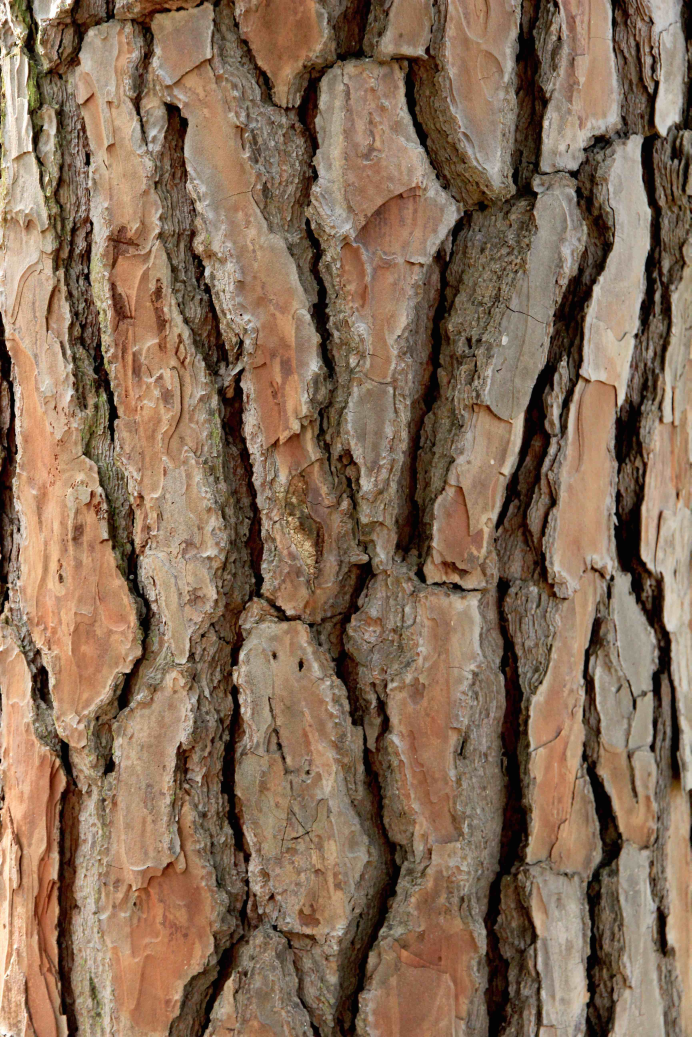
#> input picture barks.jpg, 3456 x 5184 px (shown at 1/5 size)
$ python -i feature_extractor.py   (imports and definitions only)
#> lines starting #> are read from the running program, lines starting #| are printed output that depends on the picture; after the words box and inside, x2 and y2 are one past the last pixel; in counts of white or black regions, pixels touching at a corner belong together
"""Extract 384-dimensional feature vectors from images for embedding matching."""

from pathlib import Path

import numpy as np
from PIL import Image
from scipy import ndimage
from scipy.fftpack import dct


class ImageFeatureExtractor:
    """Extract feature vectors from images matching sentence-transformer dimensions."""

    TARGET_DIM = 384  # Match sentence-transformer embedding size (all-MiniLM-L6-v2)

    def __init__(self, image_path: str | Path):
        """Initialize with an image path.

        Args:
            image_path: Path to the image file
        """
#> called with image_path = '../../barks.jpg'
        self.image_path = Path(image_path)
        self.image = Image.open(self.image_path)
#> self.image is the input picture: PIL image 3456x5184 RGB; mean R, G, B 134.1, 108.6, 86.9

    def extract_features(self, target_dim: int | None = None) -> np.ndarray:
        """Extract feature vector from the whole image.

        Args:
            target_dim: Target dimensionality (default: self.TARGET_DIM)

        Returns:
            Feature vector normalized to [-1, 1] range
        """
        return self._features_from_image(self.image, target_dim)

    # [47 lines left out: functions _transect_windows, extract_transect_features, not called in this run]

    def _features_from_image(
        self, image: Image.Image, target_dim: int | None = None
    ) -> np.ndarray:
        """Extract the feature vector from a PIL image (whole image or crop)."""
        if target_dim is None:
            target_dim = self.TARGET_DIM
        # Convert to RGB and resize large images for consistent, fast extraction
        img = image.convert('RGB')
        max_dim = 512
        if max(img.size) > max_dim:
            img.thumbnail((max_dim, max_dim), Image.Resampling.LANCZOS)
        img_array = np.array(img)

        features = []

        # === COLOR FEATURES (180 features) ===
        # Color histograms for each channel (60 bins × 3 channels)
        for channel in range(3):
            channel_data = img_array[:, :, channel]
            hist, _ = np.histogram(channel_data, bins=60, range=(0, 256))
            hist_normalized = hist / (hist.sum() + 1e-10)
            features.extend(hist_normalized)
#> after the loop, features = 180 values, max 0.0495 at index 120, min 6.87e-05 at index 177, mean 0.0167

        # === TEXTURE FEATURES (150 features) ===
        gray = np.array(img.convert('L')).astype(np.float64)

        # Gradient features at multiple scales
        for sigma in [1, 2, 4]:
            smoothed = ndimage.gaussian_filter(gray, sigma=sigma)
            grad_x = ndimage.sobel(smoothed, axis=0)
            grad_y = ndimage.sobel(smoothed, axis=1)
            gradient_magnitude = np.hypot(grad_x, grad_y)

            # Histogram of gradient magnitudes (10 bins per scale)
            hist, _ = np.histogram(gradient_magnitude, bins=10)
            hist_normalized = hist / (hist.sum() + 1e-10)
            features.extend(hist_normalized)

            # Gradient direction histogram (10 bins per scale)
            grad_direction = np.arctan2(grad_y, grad_x)
            hist, _ = np.histogram(grad_direction, bins=10, range=(-np.pi, np.pi))
            hist_normalized = hist / (hist.sum() + 1e-10)
            features.extend(hist_normalized)
#> this loop made 3 passes
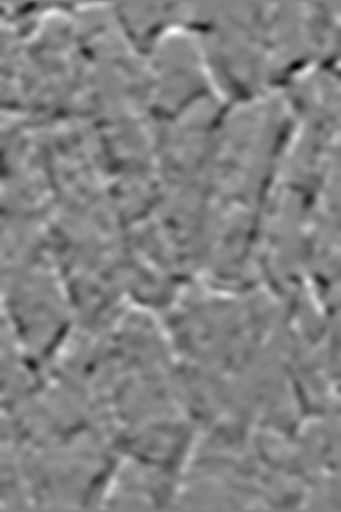
#> grad_x: shape (512, 341) float64; min -85.84, max 80.78, mean 0.2; drawn with min black and max white
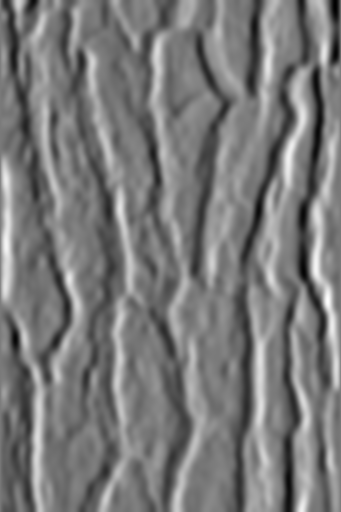
#> grad_y: shape (512, 341) float64; min -124.5, max 135.3, mean -0.3; drawn with min black and max white
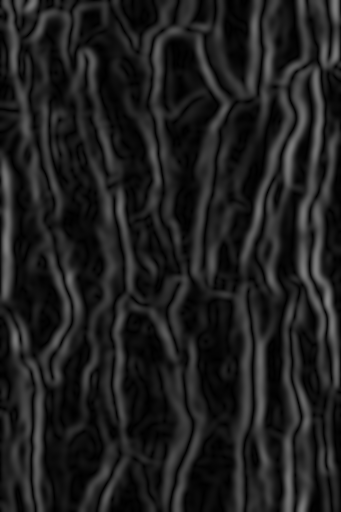
#> gradient_magnitude: shape (512, 341) float64; min 0.0196, max 135.3, mean 31
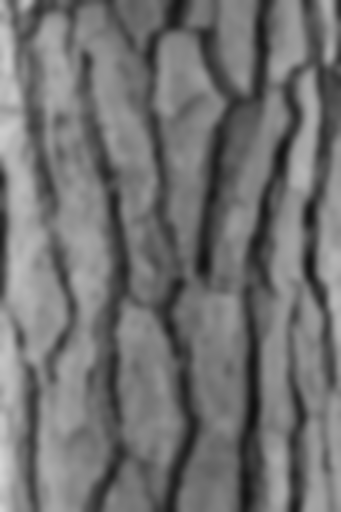
#> smoothed: shape (512, 341) float64; min 17.53, max 212.5, mean 113.8
#> after the loop, features = 240 values, max 0.484 at index 180, min 6.87e-05 at index 177, mean 0.0375

        # Edge density at different thresholds
        for threshold in [10, 30, 50, 70, 90]:
            edges = gradient_magnitude > threshold
            features.append(edges.mean())
#> this loop made 5 passes
#> pass 1, in _features_from_image, `edges = gradient_magnitude > threshold`:
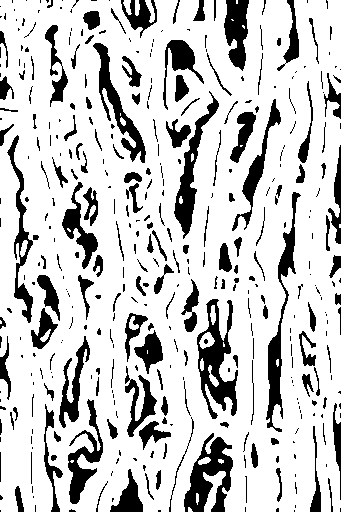
#> edges: shape (512, 341) bool; 79.5% white; 395 black regions (223 under 20 px), largest, box (x1, y1, x2, y2) and area: (197, 299, 238, 419) 2126, (184, 433, 233, 512) 1995, (266, 192, 301, 432) 1808
#> after the loop:
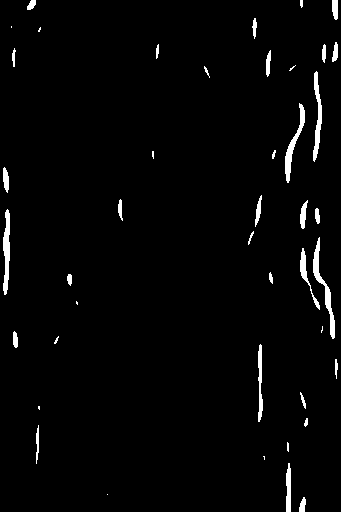
#> edges: shape (512, 341) bool; 2.3% white; 43 white regions (11 under 20 px), largest, box (x1, y1, x2, y2) and area: (313, 237, 335, 339) 498, (3, 209, 10, 295) 415, (285, 103, 305, 183) 409
#> after the loop, features = 245 values, max 0.795 at index 240, min 6.87e-05 at index 177, mean 0.043

        # === SPATIAL STATISTICS (100 features) ===
        # Divide image into 10×10 grid and compute statistics per region
        h, w = gray.shape
#> h = 512; w = 341
        grid_h, grid_w = 10, 10
        cell_h, cell_w = h // grid_h, w // grid_w
#> cell_h = 51; cell_w = 34

        for i in range(grid_h):
            for j in range(grid_w):
                cell = gray[i*cell_h:(i+1)*cell_h, j*cell_w:(j+1)*cell_w]
                features.append(cell.mean())
#> after the loop, features = 345 values, max 155.5 at index 265, min 6.87e-05 at index 177, mean 32.99

        # === FREQUENCY FEATURES (200 features) ===
        # DCT coefficients for texture analysis
        # Resize to standard size for consistent DCT
        gray_resized = np.array(Image.fromarray(gray.astype(np.uint8)).resize((64, 64)))
        dct_coeffs = dct(dct(gray_resized.T, norm='ortho').T, norm='ortho')
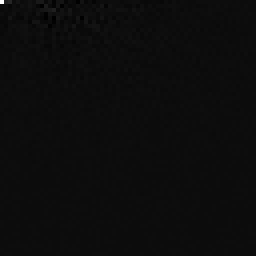
#> dct_coeffs: shape (64, 64) float64 (shown 4 times larger); min -387.1, max 7284, mean 2.6; drawn with min black and max white

        # Take low-frequency coefficients (top-left 14×14 region, avoiding DC)
        dct_features = []
        for i in range(14):
            for j in range(14):
                if i == 0 and j == 0:  # Skip DC component
                    continue
                dct_features.append(dct_coeffs[i, j])
#> after the loop, dct_features = 195 values, max 734.2 at index 1, min -387.1 at index 23, mean 5.31
        features.extend(dct_features[:200])

        # === STATISTICAL FEATURES (138 features) ===
        # Overall image statistics
        for channel in range(3):
            channel_data = img_array[:, :, channel].astype(np.float64)
            features.extend([
                np.mean(channel_data),
                np.std(channel_data),
                np.var(channel_data),
                np.median(channel_data),
                np.percentile(channel_data, 10),
                np.percentile(channel_data, 25),
                np.percentile(channel_data, 75),
                np.percentile(channel_data, 90),
                np.min(channel_data),
                np.max(channel_data),
            ])
#> after the loop, features = 570 values, max 2960.8 at index 542, min -387.1 at index 368, mean 40.04

        # Color correlation features
        # Guard against flat channels (zero variance) which make corrcoef divide
        # by zero and emit NaN; treat an undefined correlation as 0.0.
        r, g, b = img_array[:, :, 0], img_array[:, :, 1], img_array[:, :, 2]

        def _safe_corr(a: np.ndarray, b: np.ndarray) -> float:
            a, b = a.flatten(), b.flatten()
            if a.std() == 0 or b.std() == 0:
                return 0.0
            return float(np.corrcoef(a, b)[0, 1])

        features.extend([
            _safe_corr(r, g),
            _safe_corr(r, b),
            _safe_corr(g, b),
        ])

        # Grayscale statistics
        features.extend([
            np.mean(gray),
            np.std(gray),
            np.var(gray),
            np.median(gray),
            np.percentile(gray, 10),
            np.percentile(gray, 25),
            np.percentile(gray, 75),
            np.percentile(gray, 90),
            np.min(gray),
            np.max(gray),
        ])

        # Texture complexity measures
        features.extend([
            np.std(grad_x),
            np.std(grad_y),
            np.mean(np.abs(grad_x)),
            np.mean(np.abs(grad_y)),
            np.max(gradient_magnitude),
        ])

        # Pad or truncate to target dimensions
        features = np.array(features)
#> features = 588 values, max 2960.8 at index 542, min -387.1 at index 368, mean 45.13
        if len(features) < target_dim:
            # Pad with zeros
            padding = np.zeros(target_dim - len(features))
            features = np.concatenate([features, padding])
        elif len(features) > target_dim:
            # Truncate
            features = features[:target_dim]
#> features = 384 values, max 734.2 at index 346, min -387.1 at index 368, mean 36.03

        # Normalize to embedding-like range [-1, 1]
        # Use robust normalization to handle outliers
        median = np.median(features)
#> median = 0.0359
        mad = np.median(np.abs(features - median))
#> mad = 0.0354
        if mad > 0:
            features = (features - median) / (mad * 1.4826)  # Scale factor for normal distribution
#> features = 384 values, max 14006.9 at index 346, min -7387 at index 368, mean 686.7

        # Clip to [-1, 1] range
        features = np.clip(features, -1, 1)
#> features = 384 values, max 1 at index 180, min -1 at index 347, mean 0.178

        return features

>>> result = ImageFeatureExtractor('../../barks.jpg').extract_features()
#> result has the same summary as features in _features_from_image
